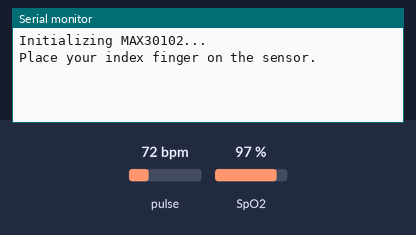
A sketch run on a simulated Arduino Uno, built with avr-gcc and run on an emulated ATmega328P. Shown: the last lines printed to the serial monitor. The test bench sets the inputs (shaded band); at power-on: pulse 72 bpm, SpO2 97 %.

Above: at 1.2 s.
1.3 s: pulse set to 42 bpm
At 5.5 s:
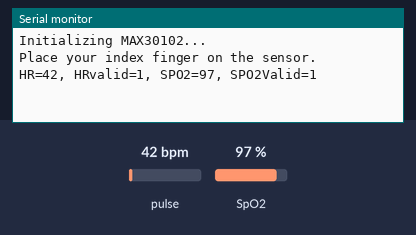
9.5 s: SpO2 set to 80 %
At 10.1 s:
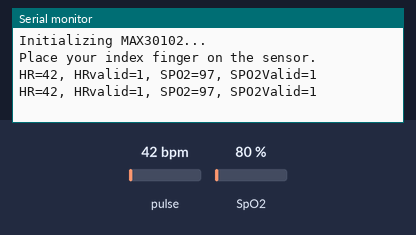
11.0 s: pulse set to 70 bpm
At 12.8 s:
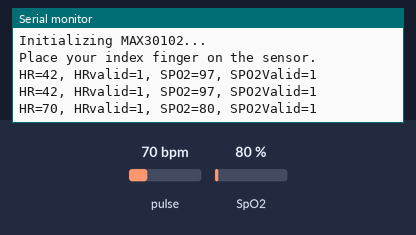

Measured:
- after the input at 1.3 s, the serial monitor: prints a new line after 2.7 s (image 1)
- after the input at 11.0 s, the serial monitor: prints a new line after 1.0 s (image 3)

The sketch:

SPO2_Test.ino
```cpp
#include <Wire.h>
#include "MAX30105.h"
#include "spo2_algorithm.h"

MAX30105 particleSensor;

#define MAX_BRIGHTNESS 255

uint32_t irBuffer[100]; // infrared LED sensor data
uint32_t redBuffer[100];  // red LED sensor data

int32_t bufferLength; //data length
int32_t spo2; //SPO2 value
int8_t validSPO2; //indicator to show if the SPO2 calculation is valid
int32_t heartRate; //heart rate value
int8_t validHeartRate; //indicator to show if the heart rate calculation is valid

void setup()
{
  Serial.begin(115200);
  Serial.println("Initializing MAX30102...");

  if (!particleSensor.begin(Wire, I2C_SPEED_STANDARD)) {
    Serial.println("MAX30102 not found. Check wiring/power.");
    while (1);
  }

  byte ledBrightness = 60; // 0=Off to 255=50mA
  byte sampleAverage = 4;
  byte ledMode = 2; // 1 = Red only, 2 = Red + IR
  byte sampleRate = 100;
  int pulseWidth = 411;
  int adcRange = 4096;

  particleSensor.setup(ledBrightness, sampleAverage, ledMode, sampleRate, pulseWidth, adcRange);

  bufferLength = 100;

  Serial.println("Place your index finger on the sensor.");
}

void loop()
{
  for (byte i = 0; i < bufferLength; i++)
  {
    while (particleSensor.available() == false) // Wait for new data
      particleSensor.check();
    redBuffer[i] = particleSensor.getRed();
    irBuffer[i] = particleSensor.getIR();
    particleSensor.nextSample();
  }

  maxim_heart_rate_and_oxygen_saturation(irBuffer, bufferLength, redBuffer,
                                         &spo2, &validSPO2, &heartRate, &validHeartRate);

  Serial.print("HR=");
  Serial.print(heartRate, DEC);
  Serial.print(", HRvalid=");
  Serial.print(validHeartRate, DEC);
  Serial.print(", SPO2=");
  Serial.print(spo2, DEC);
  Serial.print(", SPO2Valid=");
  Serial.println(validSPO2, DEC);
}
```
